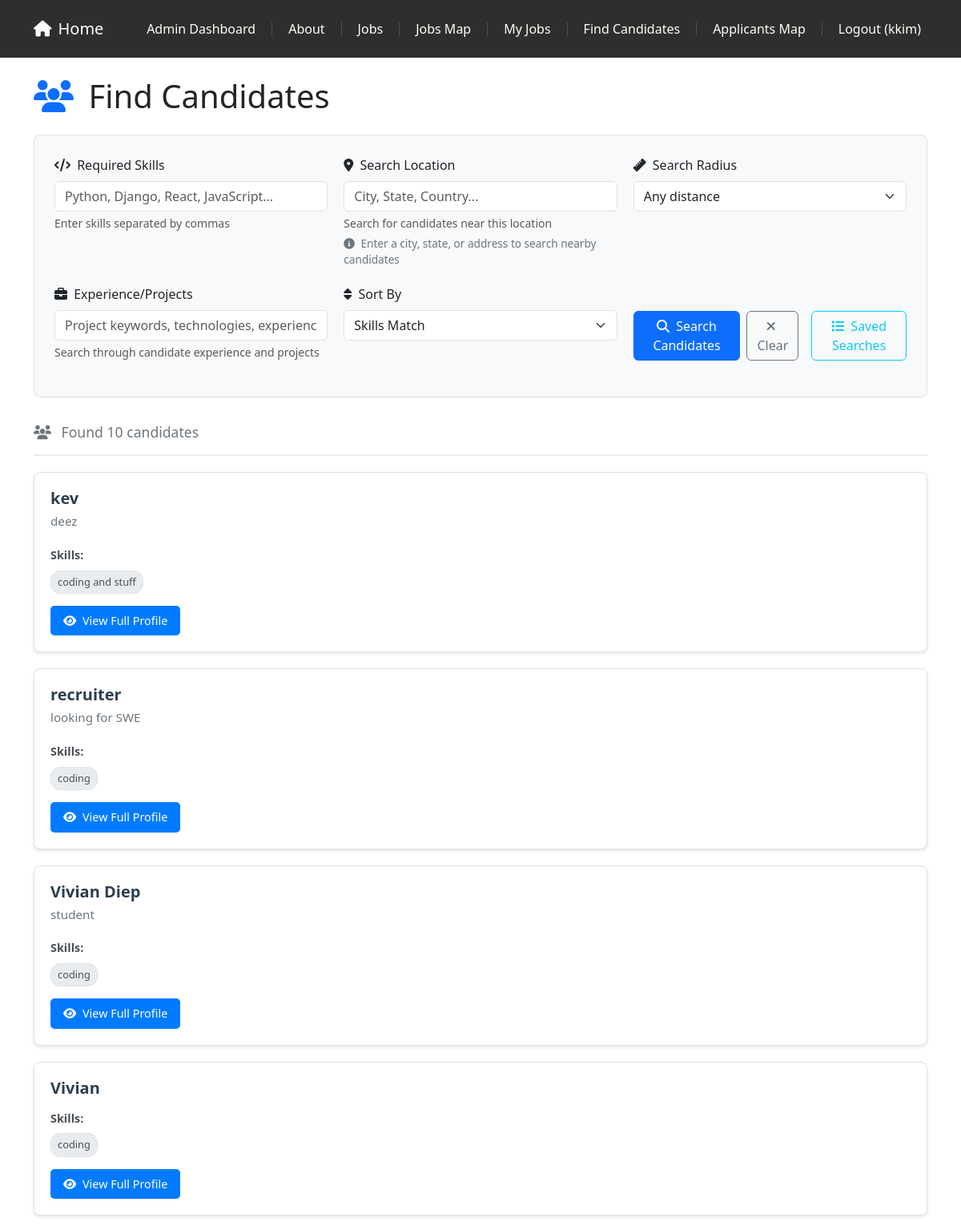
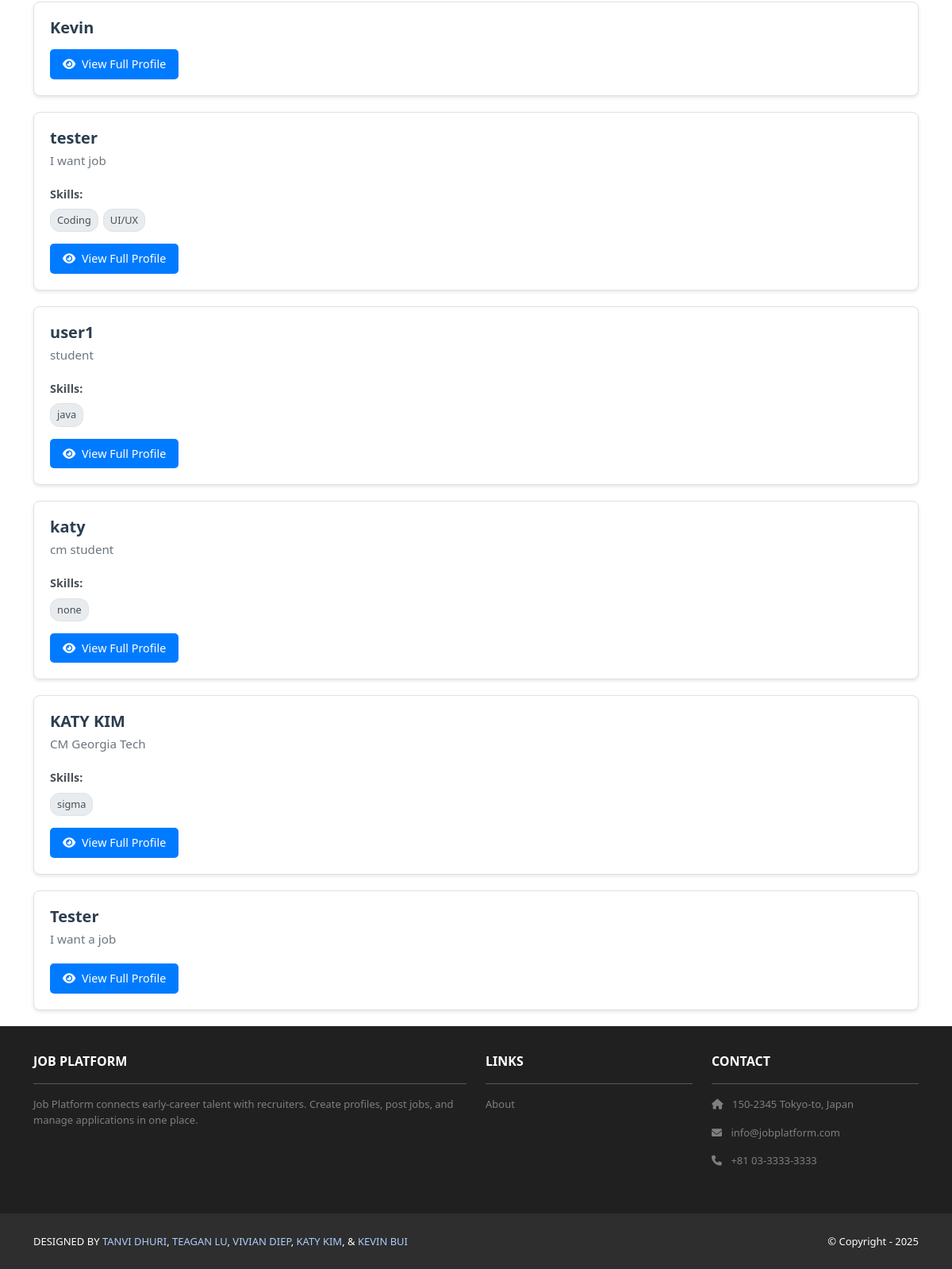
The page /jobs/recruiter/candidates/ (signed in) on the database its author committed (2 pictures, top to bottom).
### profiles/models.py (models this page shows, shortened)
class Profile(models.Model):
	user = models.OneToOneField(settings.AUTH_USER_MODEL, on_delete=models.CASCADE, related_name='profile')
	name = models.CharField(max_length=150)
	headline = models.CharField(max_length=150, blank=True)
	skills = models.TextField(blank=True)
	education = models.TextField(blank=True)
	experience = models.TextField(blank=True)
	links = models.TextField(blank=True, help_text='Any links (one per line)')
	is_public = models.BooleanField(default=True, help_text='Make your profile visible to recruiters')
	show_contact_info = models.BooleanField(default=True, help_text='Show contact information to recruiters')
	show_experience = models.BooleanField(default=True, help_text='Show work experience to recruiters')
	show_education = models.BooleanField(default=True, help_text='Show education to recruiters')
	show_skills = models.BooleanField(default=True, help_text='Show skills to recruiters')
	show_links = models.BooleanField(default=True, help_text='Show links to recruiters')
	preferred_location_lat = models.DecimalField(max_digits=9, decimal_places=6, null=True, blank=True, help_text='Latitude of preferred location')
	preferred_location_lng = models.DecimalField(max_digits=9, decimal_places=6, null=True, blank=True, help_text='Longitude of preferred location')
	preferred_location_address = models.CharField(max_length=255, blank=True, help_text='Address of preferred location')
	commute_radius = models.IntegerField(default=25, help_text='Preferred commute radius in miles')
	created_at = models.DateTimeField(auto_now_add=True)
	updated_at = models.DateTimeField(auto_now=True)

### jobs/views.py (the view, shortened to what this page needs)
# urls.py: path('recruiter/candidates/', views.CandidateSearchView.as_view(), name='candidate_search'),
class CandidateSearchView(LoginRequiredMixin, RecruiterRequiredMixin, ListView):
    model = Profile
    template_name = 'jobs/candidate_search.html'
    context_object_name = 'candidates'
    paginate_by = 10
    def get_queryset(self):
        queryset = Profile.objects.filter(
            is_public=True
        ).select_related('user').order_by('-updated_at')
        form = CandidateSearchForm(self.request.GET)
        if form.is_valid():
            cleaned_data = form.cleaned_data
            if cleaned_data.get('experience'):
                experience_query = cleaned_data['experience']
                queryset = queryset.filter(
                    Q(experience__icontains=experience_query) |
                    Q(education__icontains=experience_query)
                )
            search_lat = cleaned_data.get('search_lat')
            search_lng = cleaned_data.get('search_lng')
            distance_radius = cleaned_data.get('distance_radius')
        return queryset
    def get_context_data(self, **kwargs):
        context = super().get_context_data(**kwargs)
        form = CandidateSearchForm(self.request.GET)
        context['form'] = form
        candidates_with_matches = []
        search_skills = []
        if form.is_valid() and form.cleaned_data.get('skills'):
            search_skills = [skill.strip().lower() for skill in form.cleaned_data['skills'].split(',') if skill.strip()]
        search_lat = None
        search_lng = None
        if form.is_valid():
            search_lat = form.cleaned_data.get('search_lat')
            search_lng = form.cleaned_data.get('search_lng')
        for candidate in context['candidates']:
            skills_list = []
            if candidate.skills:
                raw_skills = candidate.skills.replace('\n', ',').split(',')
                skills_list = [skill.strip() for skill in raw_skills if skill.strip()]
            candidate_data = {
                'profile': candidate,
                'skills_list': skills_list,
                'skills_match_percentage': 0,
                'matching_skills': [],
                'distance_from_search': None
            }
            candidates_with_matches.append(candidate_data)
        sort_by = form.cleaned_data.get('sort_by', 'skills_match') if form.is_valid() else 'skills_match'
        if sort_by == 'skills_match':
            candidates_with_matches.sort(key=lambda x: (-x['skills_match_percentage'], x['profile'].updated_at), reverse=True)
        elif sort_by == 'distance':
            candidates_with_matches.sort(key=lambda x: (x['distance_from_search'] or float('inf'), -x['skills_match_percentage']))
        elif sort_by == 'recent':
            candidates_with_matches.sort(key=lambda x: x['profile'].updated_at, reverse=True)
        elif sort_by == 'name':
            candidates_with_matches.sort(key=lambda x: x['profile'].name.lower())
        context['candidates'] = candidates_with_matches
        context['GOOGLE_MAPS_API_KEY'] = settings.GOOGLE_MAPS_API_KEY
        return context

### jobs/templates/jobs/candidate_search.html (shortened to what this page needs)
{% extends 'base.html' %}
{% load static %}
{% block extra_css %}
<link rel="stylesheet" href="{% static 'css/style.css' %}">
{% endblock %}
{% block content %}
<div class="container mt-4">
    <div class="row">
        <div class="col-12">
            <h1 class="mb-4">
                <i class="fas fa-users text-primary me-2"></i>
                Find Candidates
            </h1>
            <div class="search-filters">
                <form method="get" id="candidateSearchForm">
                    <div class="filter-row">
                        <div class="filter-group">
                            <label for="{{ form.skills.id_for_label }}" class="form-label">
                                <i class="fas fa-code me-1"></i>
                                {{ form.skills.label }}
                            </label>
                            {{ form.skills }}
                            <div class="form-text">{{ form.skills.help_text }}</div>
                        </div>
                        <div class="filter-group">
                            <label for="{{ form.location.id_for_label }}" class="form-label">
                                <i class="fas fa-map-marker-alt me-1"></i>
                                {{ form.location.label }}
                            </label>
                            {{ form.location }}
                            <div class="form-text">{{ form.location.help_text }}</div>
                            <div class="location-help">
                                <i class="fas fa-info-circle me-1"></i>
                                Enter a city, state, or address to search nearby candidates
                            </div>
                        </div>
                        <div class="filter-group">
                            <label for="{{ form.distance_radius.id_for_label }}" class="form-label">
                                <i class="fas fa-ruler me-1"></i>
                                {{ form.distance_radius.label }}
                            </label>
                            {{ form.distance_radius }}
                        </div>
                    </div>
                    <div class="filter-row">
                        <div class="filter-group">
                            <label for="{{ form.experience.id_for_label }}" class="form-label">
                                <i class="fas fa-briefcase me-1"></i>
                                {{ form.experience.label }}
                            </label>
                            {{ form.experience }}
                            <div class="form-text">{{ form.experience.help_text }}</div>
                        </div>
                        <div class="filter-group">
                            <label for="{{ form.sort_by.id_for_label }}" class="form-label">
                                <i class="fas fa-sort me-1"></i>
                                {{ form.sort_by.label }}
                            </label>
                            {{ form.sort_by }}
                        </div>
                        <div class="filter-group d-flex align-items-end">
                            <button type="submit" class="btn btn-primary me-2">
                                <i class="fas fa-search me-1"></i>
                                Search Candidates
                            </button>
                            <a href="{% url 'jobs:candidate_search' %}" class="btn btn-outline-secondary me-2">
                                <i class="fas fa-times me-1"></i>
                                Clear
                            </a>
                            <a href="{% url 'jobs:saved_searches' %}" class="btn btn-outline-info ms-2">
                                <i class="fas fa-list me-1"></i>
                                Saved Searches
                            </a>
                        </div>
                    </div>
                </form>
            </div>
            <div class="results-header">
                <div class="results-count">
                    <i class="fas fa-users me-2"></i>
                    Found {{ candidates|length }} candidate{{ candidates|length|pluralize }}
                </div>
            </div>
            {% if candidates %}
                <div class="candidates-list">
                    {% for candidate_data in candidates %}
                        <div class="candidate-card">
                            <div class="candidate-header">
                                <div>
                                    <h3 class="candidate-name">{{ candidate_data.profile.name }}</h3>
                                    {% if candidate_data.profile.headline %}
                                        <p class="candidate-headline">{{ candidate_data.profile.headline }}</p>
                                    {% endif %}
                                </div>
                            </div>
                            {% if candidate_data.skills_list %}
                                <div class="skills-section">
                                    <div class="skills-label">Skills:</div>
                                    <div class="skills-list">
                                        {% for skill in candidate_data.skills_list %}
                                            <span class="skill-tag {% if skill|lower in candidate_data.matching_skills %}matching{% endif %}">
                                                {{ skill }}
                                            </span>
                                        {% endfor %}
                                    </div>
                                </div>
                            {% endif %}
                            <div class="candidate-actions">
                                <button type="button" class="btn btn-view-profile"
                                        data-bs-toggle="modal"
                                        data-bs-target="#candidateModal{{ candidate_data.profile.id }}">
                                    <i class="fas fa-eye me-1"></i>
                                    View Full Profile
                                </button>
                            </div>
                        </div>
                    {% endfor %}
                </div>
            {% endif %}
        </div>
    </div>
</div>
{% endblock %}

### jobsearchplatform/templates/base.html (shortened to what this page needs)
<!DOCTYPE html>
<html>
    {% load static %}
  {% load account_tags %}
    <head>
        <link href = "https://cdn.jsdelivr.net/npm/bootstrap@5.3.3/dist/css/bootstrap.min.css" rel="stylesheet">
        <link rel= "stylesheet" href="https://cdnjs.cloudflare.com/ajax/libs/font-awesome/6.1.1/css/all.min.css">
        <link rel="stylesheet" type="text/css" href="{% static 'css/style.css' %}">
        {% block extra_css %}{% endblock %}
    </head>
    <body>
        <nav class="p-3 navbar navbar-dark bg-dark
        navbar-expand-lg">
     <div class="container">
       <a class="navbar-brand"
          href="{% url 'home.index' %}">
          <i class="fas fa-home me-2"></i>Home
       </a>
       <div class="collapse navbar-collapse"
            id="navbarNavAltMarkup">
         <div class="navbar-nav ms-auto navbar-ml">
           {% if user.is_authenticated %}
             {% load account_tags %}
             {% if user.is_superuser or user|has_group:'admin' %}
               <a class="nav-link" href="{% url 'jobs:admin_moderate' %}">Admin Dashboard</a>
             {% endif %}
           {% endif %}
           <a class="nav-link" href="{% url 'home.about' %}">About</a>
           {% if user.is_authenticated %}
             <a class="nav-link" href="{% url 'jobs:public_list' %}">Jobs</a>
             <a class="nav-link" href="{% url 'jobs:job_map' %}">Jobs Map</a>
             {% load account_tags %}
             {% if user|has_group:'recruiter' %}
               <a class="nav-link" href="{% url 'jobs:my_list' %}">My Jobs</a>
               <a class="nav-link" href="{% url 'jobs:candidate_search' %}">Find Candidates</a>
               <a class="nav-link" href="{% url 'jobs:applicants_map' %}">Applicants Map</a>
             {% endif %}
             <a class="nav-link" href="{% url 'accounts:logout' %}">Logout ({{ user.username }})</a>
           {% else %}
             <a class="nav-link" href="{% url 'accounts:login' %}">Login</a>
             <span class="nav-separator"></span>
             <a class="nav-link" href="{% url 'accounts:signup' %}">Sign Up</a>
           {% endif %}
         </div>
       </div>
     </div>
   </nav>
        <div>
            {% block content %}
            {% endblock content %}
        </div>
        <section class="p-3 ms-footer d-none d-md-block">
            <div class="container">
              <div class="row mt-3 text-white">
                <div class="col-md-6 col-lg-6 col-xl-6
                     mx-auto mb-4">
                  <b>JOB PLATFORM</b>
                  <hr />
                  <p>
                    Job Platform connects early‑career talent with recruiters.
                    Create profiles, post jobs, and manage applications in one place.
                  </p>
                </div>
                <div class="col-md-3 col-lg-3 col-xl-3
                     mx-auto mb-4">
                  <b>LINKS</b>
                  <hr />
                  <p><a class="nav-link"
                    href="{% url 'home.about' %}">
                    About
                  </a></p>
                </div>
                <div class="col-md-3 col-lg-3 col-xl-3 mx-auto
                     mb-4">
                  <b>CONTACT</b>
                  <hr />
                  <p><i class="fas fa-home me-2"></i>
                    150-2345 Tokyo-to, Japan
                  </p>
                  <p><i class="fas fa-envelope me-2"></i>
                    info@jobplatform.com
                  </p>
                  <p><i class="fas fa-phone me-2"></i>
                    +81 03-3333-3333
                  </p>
                </div>
              </div>
            </div>
          </section>
          <section class="p-3 ms-footer-bottom bg-dark">
            <div class="container d-flex
                 justify-content-between">
              <div class="me-5 text-white">
                <span>DESIGNED BY
                  <a href="https://www.x.com/danielgarax"
                  target="_blank">TANVI DHURI</a>,
                  <a href="https://www.x.com/greglim81"
                  target="_blank">TEAGAN LU</a>,
                  <a href="https://www.x.com/danielgarax"
                  target="_blank">VIVIAN DIEP</a>,
                  <a href="https://www.x.com/greglim81"
                  target="_blank">KATY KIM</a>, &
                  <a href="https://www.x.com/greglim81"
                  target="_blank">KEVIN BUI</a>
                </span>
              </div>
              <div class="text-white">
                <span>© Copyright - 2025</span>
              </div>
            </div>
          </section>
    </body>
</html>

### rows shown on the page
Profile: profile.name "kev", profile.headline "deez", skills_list "coding and stuff"
Profile: profile.name "recruiter", profile.headline "looking for SWE", skills_list "coding"
Profile: profile.name "Vivian Diep", profile.headline "student", skills_list "coding"
Profile: profile.name "Vivian", skills_list "coding"
Profile: profile.name "Kevin"
Profile: profile.name "tester", profile.headline "I want job", skills_list "Coding" "UI/UX"
Profile: profile.name "user1", profile.headline "student", skills_list "java"
Profile: profile.name "katy", profile.headline "cm student", skills_list "none"
Profile: profile.name "KATY KIM", profile.headline "CM Georgia Tech", skills_list "sigma"
Profile: profile.name "Tester", profile.headline "I want a job"

### other values the page prints
{{ user.username }} "kkim"
{{ candidates|length }} "10"
